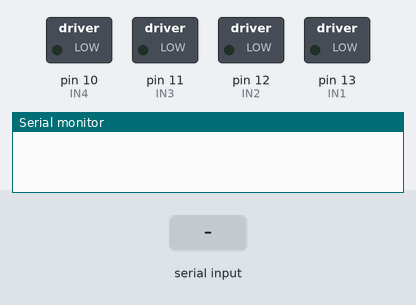
Recording of a sketch running on a simulated Arduino Uno, built with avr-gcc and run on an emulated ATmega328P. Shown: switched loads named in the sketch (green lamp = pin HIGH), the last lines printed to the serial monitor. Inputs (shaded band) come from the test bench.

Above: at 1.2 s.
1.3 s: "F" received over Serial
At 2.4 s:
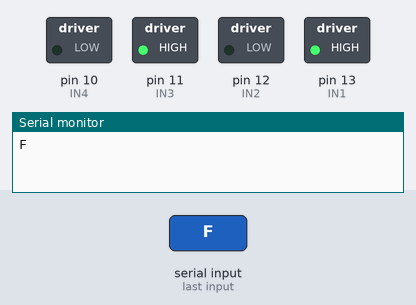
2.8 s: "B" received over Serial
At 3.5 s:
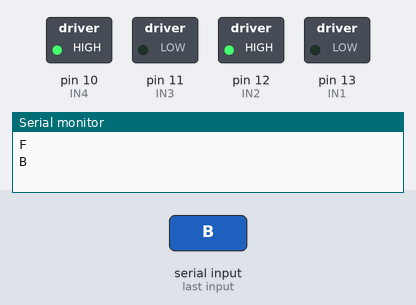
4.3 s: "R" received over Serial
At 4.7 s:
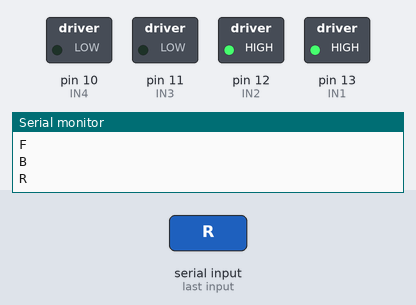
5.8 s: "L" received over Serial
At 7.0 s:
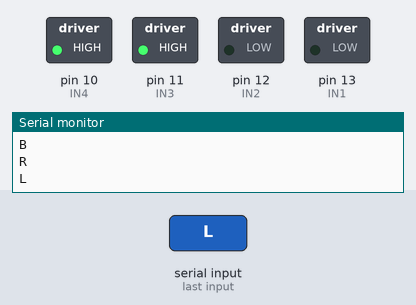
Timing chart, 0 to 8.3 s (numbered marks = the images above; inputs shaded):
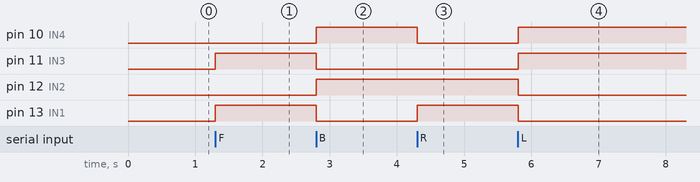

Measured:
- after the input at 1.3 s, pin 11 (IN3), pin 13 (IN1): LOW → HIGH at once
- after the input at 2.8 s, pin 10 (IN4), pin 12 (IN2): LOW → HIGH at once; pin 11 (IN3), pin 13 (IN1): HIGH → LOW at once
- after the input at 4.3 s, pin 10 (IN4): HIGH → LOW at once; pin 13 (IN1): LOW → HIGH at once
- after the input at 5.8 s, pin 10 (IN4), pin 11 (IN3): LOW → HIGH at once; pin 12 (IN2), pin 13 (IN1): HIGH → LOW at once

The sketch:

motor-driver.ino
```cpp
// Motor Control via Serial Commands
// Controls motor driver input pins IN1 to IN4 based on serial commands:
// 'F' - Forward, 'B' - Backward, 'R' - Right turn, 'L' - Left turn, 'S' - Stop

int IN1 = 13;  // Motor 1 input pin 1
int IN2 = 12;  // Motor 1 input pin 2
int IN3 = 11;  // Motor 2 input pin 1
int IN4 = 10;  // Motor 2 input pin 2

char val;      // Variable to store received serial character

void setup() {
  Serial.begin(9600);         // Initialize serial communication at 9600 baud

  // Set motor control pins as outputs
  pinMode(IN1, OUTPUT);
  pinMode(IN2, OUTPUT);
  pinMode(IN3, OUTPUT);
  pinMode(IN4, OUTPUT);
}

void loop() {
  // Check if a serial command is available
  if (Serial.available() > 0) {
    val = Serial.read();          // Read the incoming character
    Serial.println(val);          // Echo the received character for debugging

    // Execute motor control based on received command
    switch (val) {
      case 'F':  // Move Forward
        digitalWrite(IN1, HIGH);
        digitalWrite(IN2, LOW);
        digitalWrite(IN3, HIGH);
        digitalWrite(IN4, LOW);
        break;

      case 'B':  // Move Backward
        digitalWrite(IN1, LOW);
        digitalWrite(IN2, HIGH);
        digitalWrite(IN3, LOW);
        digitalWrite(IN4, HIGH);
        break;

      case 'R':  // Turn Right (both pins HIGH on left motor, off on right)
        digitalWrite(IN1, HIGH);
        digitalWrite(IN2, HIGH);
        digitalWrite(IN3, LOW);
        digitalWrite(IN4, LOW);
        break;

      case 'L':  // Turn Left (both pins HIGH on right motor, off on left)
        digitalWrite(IN1, LOW);
        digitalWrite(IN2, LOW);
        digitalWrite(IN3, HIGH);
        digitalWrite(IN4, HIGH);
        break;

      case 'S':  // Stop all motors
        digitalWrite(IN1, LOW);
        digitalWrite(IN2, LOW);
        digitalWrite(IN3, LOW);
        digitalWrite(IN4, LOW);
        break;

      default:   // Invalid command handling
        Serial.println("Invalid command.");
        break;
    }

    delay(200);  // Small delay for command processing stability (optional)
  }
}
```
